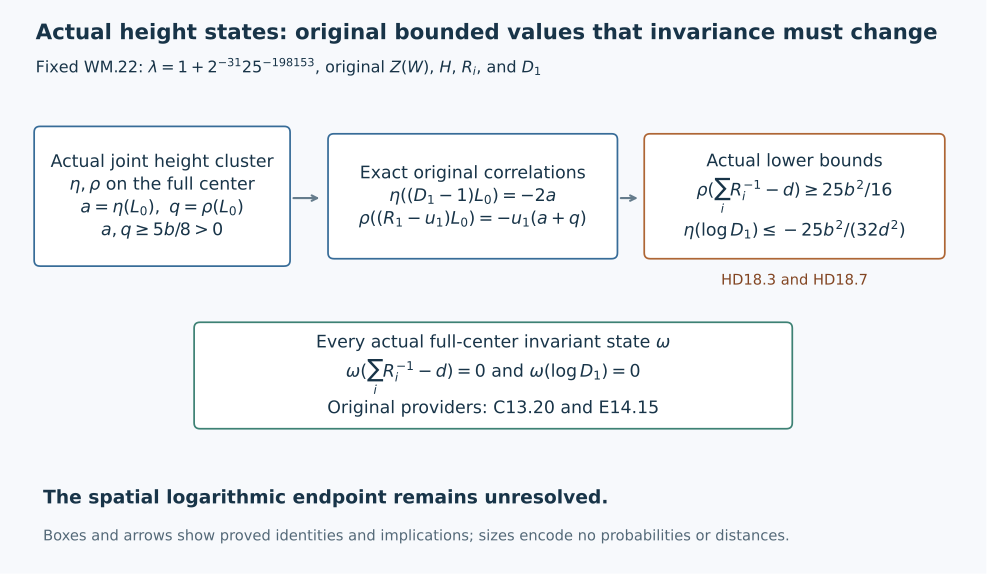

Reproduce this figure in Python.
from pathlib import Path
import datetime, json
import sympy as sp
import matplotlib
matplotlib.use('Agg')
import matplotlib.pyplot as plt
plt.rcParams["svg.hashsalt"]="height-state-original-costs-v21"
from matplotlib.patches import FancyBboxPatch

OUT=Path(__file__).resolve().parent
r,w,lam=sp.symbols('r w lambda',positive=True)
d=(4+lam)*(4+1/lam)
u0=1/(1+4*lam)
u1=lam/(1+4*lam)
checks={
 'reciprocal_tangent':sp.simplify(1/r-1/w+(r-w)/w**2-(r-w)**2/(w**2*r))==0,
 'u_reciprocal_sum_original_index':sp.simplify(1/u0+4/u1-d)==0,
 'original_tail_weight_identity':sp.simplify(lam/(4+lam)/((1+4*lam)/(4+lam))-u1)==0,
 'lamp_variance_constant':sp.Rational(2)*(sp.Rational(5,8))**2==sp.Rational(25,32),
 'reciprocal_variance_constant':(2*sp.Rational(5,8))**2==sp.Rational(25,16),
}
assert all(checks.values()),checks
fig,ax=plt.subplots(figsize=(13,7.5))
fig.patch.set_facecolor('#f7f9fc');ax.set_facecolor('#f7f9fc')
ax.set_xlim(0,13);ax.set_ylim(0,7.5);ax.axis('off')
ax.text(.35,7.1,'Actual height states: original bounded values that invariance must change',fontsize=16,weight='bold',color='#183448')
ax.text(.35,6.65,r'Fixed WM.22: $\lambda=1+2^{-31}25^{-198153}$, original $Z(W)$, $H$, $R_i$, and $D_1$',fontsize=12,color='#183448')
def box(x,y,width,height,text,color):
 p=FancyBboxPatch((x,y),width,height,boxstyle='round,pad=0.12,rounding_size=0.08',linewidth=1.3,edgecolor=color,facecolor='white')
 ax.add_patch(p);ax.text(x+width/2,y+height/2,text,ha='center',va='center',fontsize=13,color='#183448',linespacing=1.45)
def arrow(a,b):
 ax.annotate('',xy=b,xytext=a,arrowprops={'arrowstyle':'->','color':'#657c8c','lw':1.6})
box(.45,4.15,3.2,1.65,'Actual joint height cluster\n'+r'$\eta,\rho$ on the full center'+'\n'+r'$a=\eta(L_0),\ q=\rho(L_0)$'+'\n'+r'$a,q\geq 5b/8>0$','#376c98')
box(4.4,4.25,3.65,1.45,'Exact original correlations\n'+r'$\eta((D_1-1)L_0)=-2a$'+'\n'+r'$\rho((R_1-u_1)L_0)=-u_1(a+q)$','#376c98')
arrow((3.78,4.95),(4.2,4.95))
box(8.65,4.25,3.8,1.45,'Actual lower bounds\n'+r'$\rho(\sum_i R_i^{-1}-d)\geq25b^2/16$'+'\n'+r'$\eta(\log D_1)\leq-25b^2/(32d^2)$','#ae6635')
arrow((8.18,4.95),(8.48,4.95))
ax.text(10.55,3.78,'HD18.3 and HD18.7',ha='center',fontsize=11,color='#824522')
box(2.6,1.95,7.8,1.2,'Every actual full-center invariant state '+r'$\omega$'+'\n'+r'$\omega(\sum_i R_i^{-1}-d)=0$'+' and '+r'$\omega(\log D_1)=0$'+'\nOriginal providers: C13.20 and E14.15','#3d8174')
ax.text(.45,.82,'The spatial logarithmic endpoint remains unresolved.',fontsize=14,weight='bold',color='#183448')
ax.text(.45,.32,'Boxes and arrows show proved identities and implications; sizes encode no probabilities or distances.',fontsize=11,color='#536877')
fig.savefig(OUT/'height-state-original-costs-v21.svg',bbox_inches='tight',metadata={'Date':None})
fig.savefig(OUT/'height-state-original-costs-v21.png',dpi=160,bbox_inches='tight')
plt.close(fig)
(OUT/'height-state-original-costs-checks.json').write_text(json.dumps({'exact_algebra_checks':checks,'verification_scope':'Symbolic identities and displayed numerical factors; full-state inequalities have the written analytic proofs HD18.1-HD18.2. No numerical replacement of WM.22 parameter.','zero_cost_endpoint_claimed':False,'universal_invariant_floor_claimed':False},indent=2)+'\n',encoding='utf-8')
print(json.dumps(checks))

svg_path=OUT/"height-state-original-costs-v21.svg"
svg_path.write_text("\n".join(x.rstrip() for x in svg_path.read_text(encoding="utf-8").splitlines()).rstrip()+"\n",encoding="utf-8")
